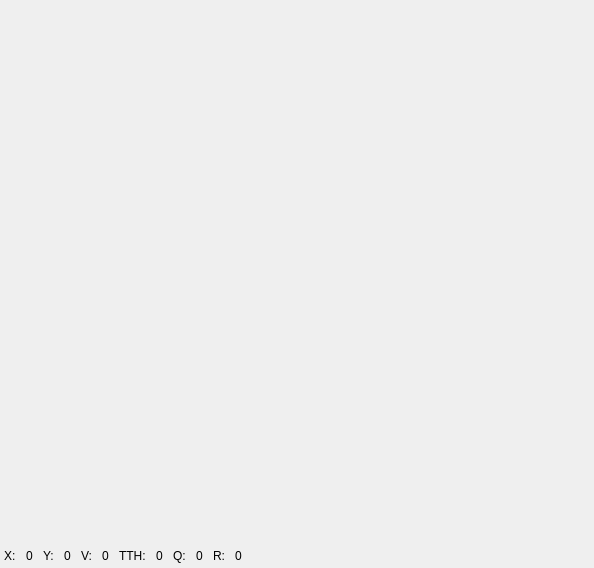
<?xml version="1.0" encoding="UTF-8"?>
<ui version="4.0">
 <class>QcepPlotWidget</class>
 <widget class="QWidget" name="QcepPlotWidget">
  <property name="geometry">
   <rect>
    <x>0</x>
    <y>0</y>
    <width>594</width>
    <height>568</height>
   </rect>
  </property>
  <property name="windowTitle">
   <string>Form</string>
  </property>
  <layout class="QGridLayout" name="gridLayout_2">
   <property name="leftMargin">
    <number>0</number>
   </property>
   <property name="topMargin">
    <number>0</number>
   </property>
   <property name="rightMargin">
    <number>0</number>
   </property>
   <property name="bottomMargin">
    <number>0</number>
   </property>
   <property name="spacing">
    <number>2</number>
   </property>
   <item row="0" column="0" rowspan="2">
    <widget class="QWidget" name="m_PlotTools" native="true"/>
   </item>
   <item row="0" column="1">
    <widget class="QcepImagePlot" name="m_Plot" native="true">
     <property name="sizePolicy">
      <sizepolicy hsizetype="Expanding" vsizetype="Expanding">
       <horstretch>2</horstretch>
       <verstretch>0</verstretch>
      </sizepolicy>
     </property>
     <property name="minimumSize">
      <size>
       <width>0</width>
       <height>0</height>
      </size>
     </property>
    </widget>
   </item>
   <item row="1" column="1">
    <widget class="QWidget" name="m_PlotStatus" native="true">
     <layout class="QGridLayout" name="gridLayout_16">
      <property name="leftMargin">
       <number>2</number>
      </property>
      <property name="topMargin">
       <number>2</number>
      </property>
      <property name="rightMargin">
       <number>2</number>
      </property>
      <property name="bottomMargin">
       <number>2</number>
      </property>
      <property name="horizontalSpacing">
       <number>10</number>
      </property>
      <property name="verticalSpacing">
       <number>2</number>
      </property>
      <item row="0" column="11">
       <widget class="QLabel" name="label_6">
        <property name="text">
         <string>R:</string>
        </property>
       </widget>
      </item>
      <item row="0" column="6">
       <widget class="QLabel" name="m_ValMouse">
        <property name="text">
         <string>0</string>
        </property>
       </widget>
      </item>
      <item row="0" column="3">
       <widget class="QLabel" name="m_YMouse">
        <property name="text">
         <string>0</string>
        </property>
       </widget>
      </item>
      <item row="0" column="2">
       <widget class="QLabel" name="label_2">
        <property name="text">
         <string>Y:</string>
        </property>
       </widget>
      </item>
      <item row="0" column="7">
       <widget class="QLabel" name="label_4">
        <property name="text">
         <string>TTH:</string>
        </property>
       </widget>
      </item>
      <item row="0" column="8">
       <widget class="QLabel" name="m_TTHMouse">
        <property name="text">
         <string>0</string>
        </property>
       </widget>
      </item>
      <item row="0" column="13">
       <spacer name="horizontalSpacer_3">
        <property name="orientation">
         <enum>Qt::Horizontal</enum>
        </property>
        <property name="sizeHint" stdset="0">
         <size>
          <width>40</width>
          <height>20</height>
         </size>
        </property>
       </spacer>
      </item>
      <item row="0" column="9">
       <widget class="QLabel" name="label_5">
        <property name="text">
         <string>Q:</string>
        </property>
       </widget>
      </item>
      <item row="0" column="10">
       <widget class="QLabel" name="m_QMouse">
        <property name="text">
         <string>0</string>
        </property>
       </widget>
      </item>
      <item row="0" column="0">
       <widget class="QLabel" name="label">
        <property name="text">
         <string>X:</string>
        </property>
       </widget>
      </item>
      <item row="0" column="1">
       <widget class="QLabel" name="m_XMouse">
        <property name="text">
         <string>0</string>
        </property>
       </widget>
      </item>
      <item row="0" column="5">
       <widget class="QLabel" name="label_3">
        <property name="text">
         <string>V:</string>
        </property>
       </widget>
      </item>
      <item row="0" column="12">
       <widget class="QLabel" name="m_RMouse">
        <property name="text">
         <string>0</string>
        </property>
       </widget>
      </item>
     </layout>
    </widget>
   </item>
  </layout>
 </widget>
 <customwidgets>
  <customwidget>
   <class>QcepImagePlot</class>
   <extends>QWidget</extends>
   <header>qcepimageplot.h</header>
  </customwidget>
 </customwidgets>
 <resources/>
 <connections/>
</ui>
